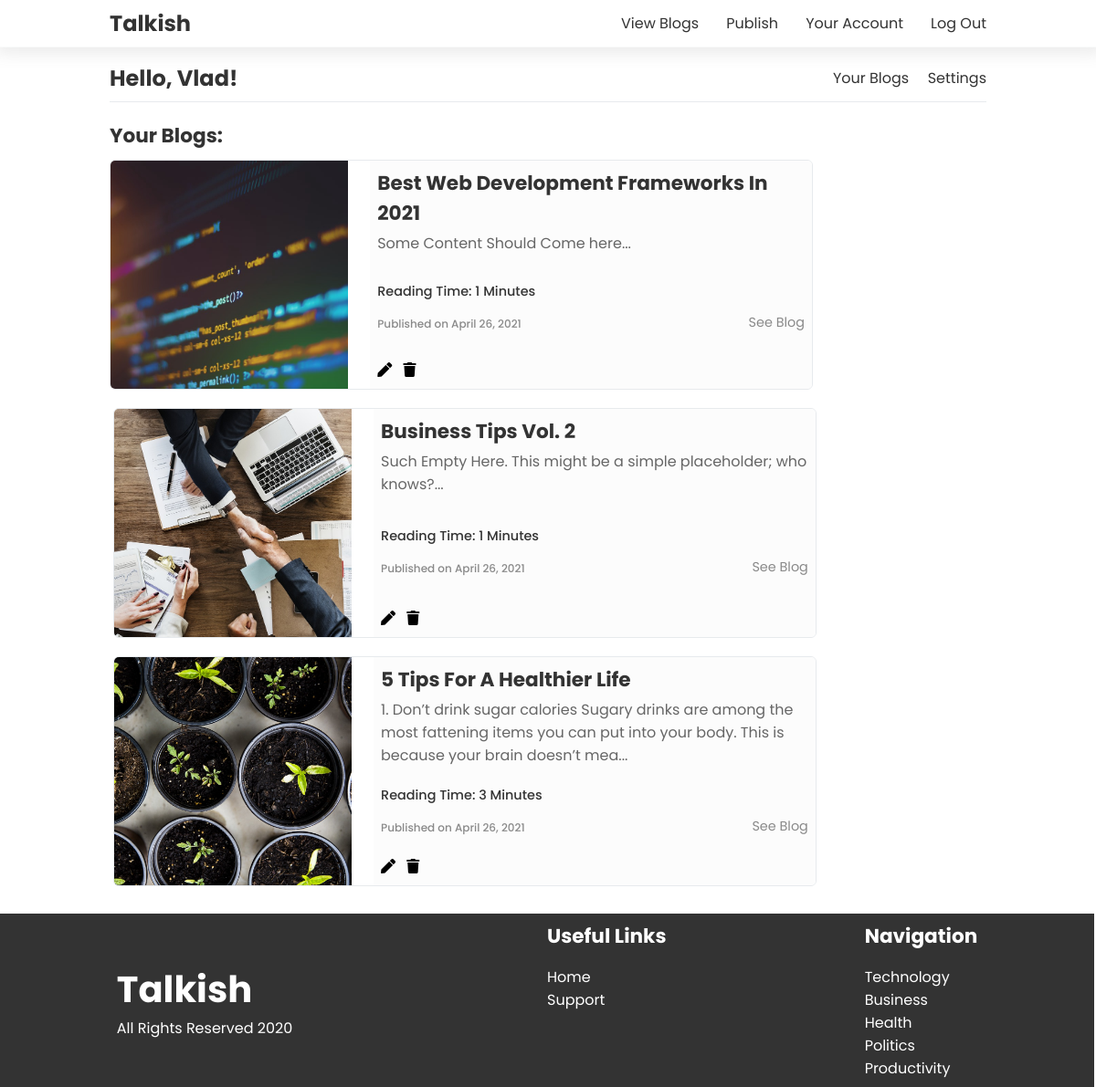
Page /user/blogs.php (signed in) on the committed database.
### tables this page shows
CREATE TABLE `users` (
  `id` int(50) NOT NULL,
  `firstName` varchar(30) NOT NULL,
  `lastName` varchar(30) NOT NULL,
  `email` varchar(50) NOT NULL,
  `role` varchar(20) NOT NULL DEFAULT 'user',
  `password` varchar(100) NOT NULL
);

CREATE TABLE `blogs` (
  `id` bigint(50) NOT NULL,
  `title` varchar(150) NOT NULL,
  `category` varchar(50) NOT NULL,
  `readingTime` int(3) NOT NULL,
  `views` int(10) NOT NULL DEFAULT 0,
  `content` text NOT NULL,
  `thumbnail` varchar(200) NOT NULL,
  `published_at` timestamp NOT NULL DEFAULT current_timestamp(),
  `author_id` bigint(50) NOT NULL
);

### user/blogs.php (the view, shortened to what this page needs)
<?php
include_once('../layout/navbar.php');
function getLoggedUserData($conn)
{
  if (isset($_SESSION) && $_SESSION['user_id']) {
    $user_id = $_SESSION['user_id'];
    $sql = "SELECT firstName, lastName FROM users WHERE id = '$user_id'";
    if ($result = mysqli_query($conn, $sql)) {
      $data = mysqli_fetch_assoc($result);
      return $data;
    }
  }
}
function doesUserHaveBlogs($userId, $conn)
{
  $sql = "SELECT * FROM blogs WHERE author_id = '$userId'";
  if ($result = mysqli_query($conn, $sql))
    return $result;
}
?>
<div id="account__container">
  <div class="top__bar">
    <h2>Hello, <?php echo getLoggedUserData($conn)['firstName'] ?>!</h2>
    <ul>
      <li>
        <a href="/user/blogs.php">Your Blogs</a>
      </li>
      <li>
        <a href="/user/settings.php">Settings</a>
      </li>
    </ul>
  </div>
  <?php if ($result = doesUserHaveBlogs($_SESSION['user_id'], $conn)) : ?>
    <h3>Your Blogs:</h3>
    <div class="blogs__container">
      <?php while ($data = mysqli_fetch_assoc($result)) : ?>
        <div class="blog">
          <div class="image__wrapper">
            <img src="<?php echo $data['thumbnail']; ?>" alt="<?php echo $data['title'] ?>" />
          </div>
          <div class="textContent__wrapper">
            <div class="top__wrapper">
              <h3>
                <?php echo substr($data['title'], 0, 50);
                if (strlen($data['title']) >= 50) echo "..."; ?>
              </h3>
              <p>
                <?php echo substr($data['content'], 0, 150) . '...'; ?>
              </p>
            </div>
            <div class="bottom__wrapper">
              <div>
                <p>Reading Time: <?php echo $data['readingTime'] ?> Minutes</p>
                <p>Published on <?php echo date("F j, Y", strtotime($data["published_at"])) ?></p>
              </div>
              <a href="/blog.php?blog_id=<?php echo $data['id']; ?>">See Blog</a>
            </div>
            <div class="options__wrapper">
              <i class="fas fa-pen" onclick="window.location.href='/user/update_blog.php?blog_id=<?php echo $data['id']; ?>'"></i>
              <i class="fas fa-trash" onclick="window.location.href='/user/delete_blog.php?blog_id=<?php echo $data['id']; ?>'"></i>
            </div>
          </div>
        </div>
      <?php endwhile ?>
    </div>
  <?php endif ?>
</div>
<?php include("../layout/footer.php"); ?>

### rows in the picture
users: firstName "Vlad"
blogs: thumbnail (picture), title "Best Web Development Frameworks In 2021", content "Some Content Should Come here", readingTime "1", published_at "April 26, 2021"
blogs: thumbnail (picture), title "Business Tips Vol. 2", content "Such Empty Here. This might be a simple placeholder; who knows?", readingTime "1", published_at "April 26, 2021"
blogs: thumbnail (picture), title "5 Tips For A Healthier Life", content "1. Don’t drink sugar calories Sugary drinks are among the most fattening items you can put into your body. This is because your brain doesn’t mea", readingTime "3", published_at "April 26, 2021"
